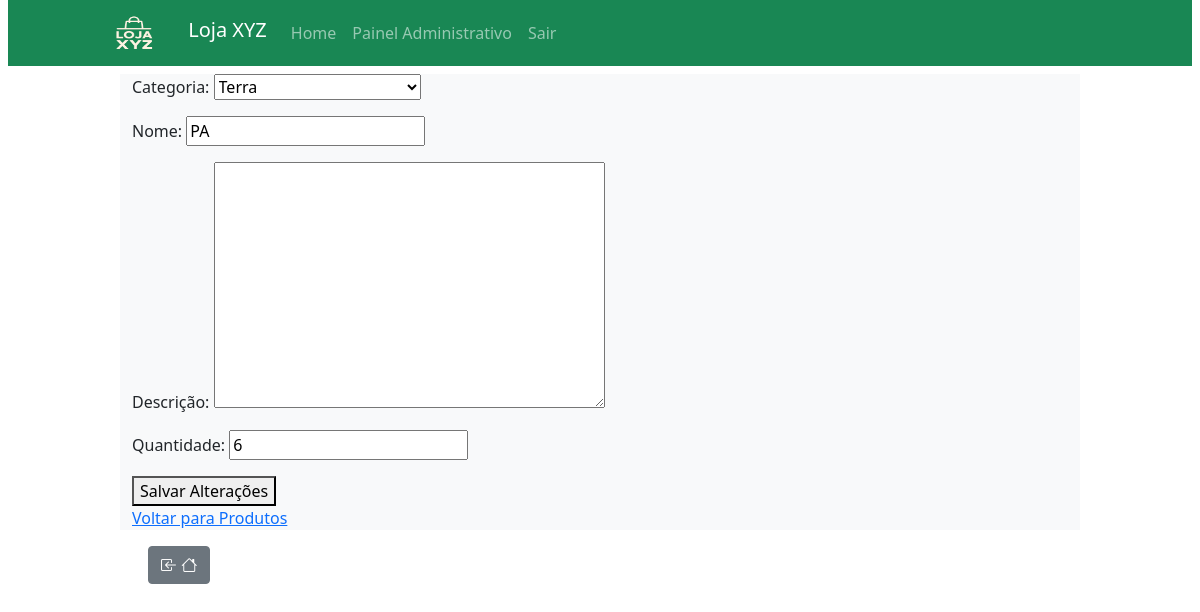
/produto/4/editar (signed in), run on an earlier commit of the app's database.
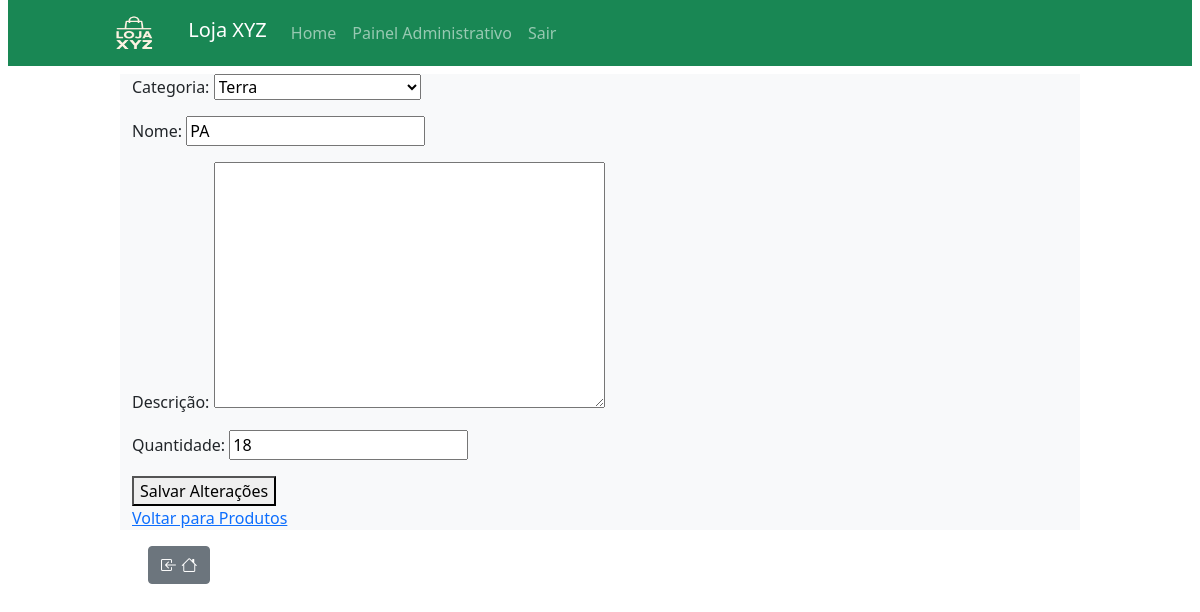
And on a later commit of the database.
### estoque_app/models.py (models this page shows, shortened)
class Produto(models.Model):
    nome = models.CharField(max_length=100)
    descricao = models.TextField(blank=True, null=True)
    quantidade_estoque = models.IntegerField()
    categoria = models.ForeignKey(Categoria, on_delete=models.CASCADE, related_name='produtos')

### estoque_app/views.py (the view)
# urls.py: path('produto/<produto_id>/editar', views.editar_produto, name='editar_produto'),
@login_required
def editar_produto(request, produto_id):
    produto = Produto.objects.get(id=produto_id)
    if request.method == 'POST':
        form = ProdutoForm(data=request.POST, instance=produto)
        if form.is_valid():
            form.save()
            return HttpResponseRedirect(reverse('produtos'))
    else:
        form = ProdutoForm(instance=produto)
    contexto = {'form': form, 'produto': produto}
    return render(request, 'produto/editar_produto.html', contexto)

### estoque_app/forms.py
class ProdutoForm(forms.ModelForm):
    categoria = forms.ModelChoiceField(queryset=Categoria.objects.all().order_by('nome'), empty_label='Selecione uma categoria')
    class Meta:
        model = Produto
        fields = [
            'categoria',
            'nome',
            'descricao',
            'quantidade_estoque'
            ]
        labels = {
            'categoria':'Categoria',
            'nome':'Nome',
            'descricao':'Descrição',
            'quantidade_estoque':'Quantidade'
            }

### estoque_app/models.py (called while the page is built)
    def __str__(self):
        return self.nome

### estoque_app/templates/produto/editar_produto.html (shortened to what this page needs)
{% extends 'base.html' %}
{% block conteudo %}
    <form action="{% url 'editar_produto' produto.id %}" method="post" class="form">
        {{ form.as_p }}
        <button type="submit">Salvar Alterações</button>
    </form>
    <a href="{% url 'produtos' %}">Voltar para Produtos</a>
{% endblock %}

What changed in the data, as far as the page shows it:
changed Produto "Terra": quantidade_estoque "6" → "18"
